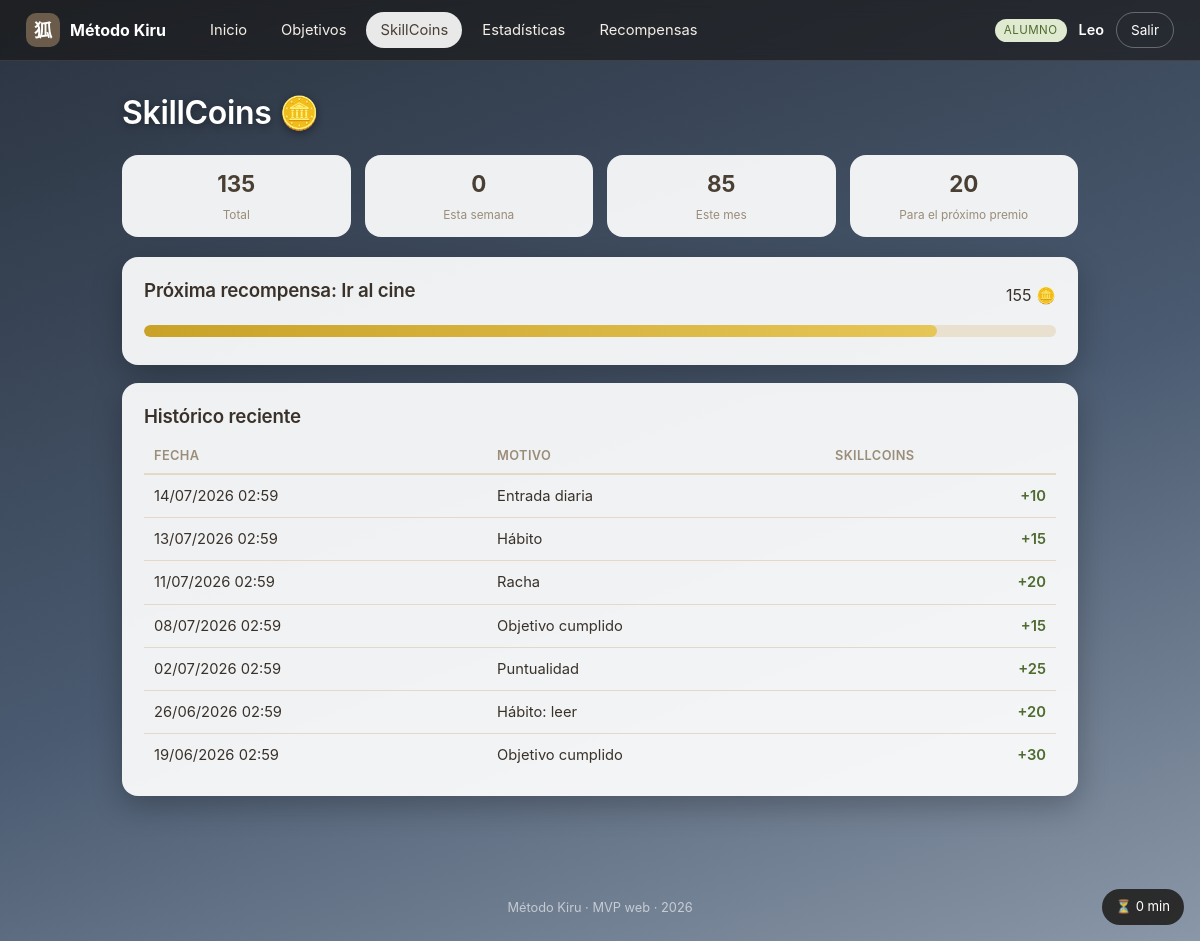
The page /alumno/skillcoins.php (signed in) on the database its author committed.
### tables this page shows
CREATE TABLE `usuarios` (
  `id` int(11) NOT NULL AUTO_INCREMENT,
  `username` varchar(50) NOT NULL,
  `password_hash` varchar(255) NOT NULL,
  `rol` enum('alumno','mentor','admin') NOT NULL,
  `nombre` varchar(100) NOT NULL,
  `creado_en` timestamp NOT NULL DEFAULT current_timestamp(),
  PRIMARY KEY (`id`),
  UNIQUE KEY `username` (`username`)
);

CREATE TABLE `recompensas` (
  `id` int(11) NOT NULL AUTO_INCREMENT,
  `alumno_id` int(11) NOT NULL,
  `titulo` varchar(255) NOT NULL,
  `costo` int(11) NOT NULL,
  `activa` tinyint(1) DEFAULT 1,
  `conseguida` tinyint(1) DEFAULT 0,
  PRIMARY KEY (`id`)
);

CREATE TABLE `skillcoins_log` (
  `id` int(11) NOT NULL AUTO_INCREMENT,
  `alumno_id` int(11) NOT NULL,
  `cantidad` int(11) NOT NULL,
  `motivo` varchar(255) DEFAULT NULL,
  `fecha` datetime DEFAULT current_timestamp(),
  PRIMARY KEY (`id`),
  KEY `alumno_id` (`alumno_id`,`fecha`)
);

### includes/functions.php (called while the page is built, shortened)
<?php
require_once __DIR__ . '/../config/db.php';
function e(?string $s): string
{
    return htmlspecialchars($s ?? '', ENT_QUOTES, 'UTF-8');
}
function url(string $path = ''): string
{
    return BASE_URL . '/' . ltrim($path, '/');
}
function asset(string $path): string
{
    $full = __DIR__ . '/../' . ltrim($path, '/');
    $v = @filemtime($full) ?: 1;
    return url($path) . '?v=' . $v;
}
function current_user(): ?array
{
    $stmt = db()->prepare('SELECT * FROM usuarios WHERE id = ?');
    $stmt->execute([$_SESSION['user_id']]);
    return $stmt->fetch() ?: null;
}
function require_login(array $roles = []): array
{
    $user = current_user();
    return $user;
}
function alumno_por_usuario(int $usuarioId): ?array
{
    $stmt = db()->prepare('SELECT * FROM alumnos WHERE usuario_id = ?');
    $stmt->execute([$usuarioId]);
    return $stmt->fetch() ?: null;
}
function sc_total(int $alumnoId): int
{
    $stmt = db()->prepare('SELECT COALESCE(SUM(cantidad),0) FROM skillcoins_log WHERE alumno_id = ?');
    $stmt->execute([$alumnoId]);
    return (int) $stmt->fetchColumn();
}
function sc_semana(int $alumnoId): int
{
    $stmt = db()->prepare(
        'SELECT COALESCE(SUM(cantidad),0) FROM skillcoins_log
         WHERE alumno_id = ? AND YEARWEEK(fecha,1) = YEARWEEK(CURDATE(),1)'
    );
    $stmt->execute([$alumnoId]);
    return (int) $stmt->fetchColumn();
}
function sc_mes(int $alumnoId): int
{
    $stmt = db()->prepare(
        'SELECT COALESCE(SUM(cantidad),0) FROM skillcoins_log
         WHERE alumno_id = ? AND YEAR(fecha)=YEAR(CURDATE()) AND MONTH(fecha)=MONTH(CURDATE())'
    );
    $stmt->execute([$alumnoId]);
    return (int) $stmt->fetchColumn();
}
function niveles_todos(): array
{
    return db()->query('SELECT * FROM niveles ORDER BY orden')->fetchAll();
}
function nivel_actual(array $alumno): array
{
    $niveles = niveles_todos();
    $total = sc_total((int) $alumno['id']);
    $actual = $niveles[0];
    foreach ($niveles as $n) {
        if ($total >= (int) $n['skillcoins_necesarias']) {
            $actual = $n;
        }
    }
    return $actual;
}

### config/db.php (called while the page is built, shortened)
<?php
function db(): PDO
{
    static $pdo = null;
    if ($pdo === null) {
        $dsn = 'mysql:host=' . DB_HOST . ';port=' . DB_PORT . ';dbname=' . DB_NAME . ';charset=utf8mb4';
        try {
            $pdo = new PDO($dsn, DB_USER, DB_PASS, [
                PDO::ATTR_ERRMODE            => PDO::ERRMODE_EXCEPTION,
                PDO::ATTR_DEFAULT_FETCH_MODE => PDO::FETCH_ASSOC,
                PDO::ATTR_EMULATE_PREPARES   => false,
            ]);
        } catch (PDOException $e) {
            die('<h2>Error de conexión a la base de datos.</h2>'
                . '<p>¿Has ejecutado <a href="' . BASE_URL . '/install.php">install.php</a>? '
                . '¿MySQL está encendido en XAMPP?</p>'
                . '<pre>' . htmlspecialchars($e->getMessage()) . '</pre>');
        }
    }
    return $pdo;
}

### includes/alumno_ctx.php (called while the page is built, shortened)
<?php
require_once __DIR__ . '/functions.php';
$user = require_login(['alumno']);
$alumno = alumno_por_usuario((int) $user['id']);
$alumno['nombre']   = $user['nombre'];
$alumno['username'] = $user['username'];
$nivel = nivel_actual($alumno);

### alumno/skillcoins.php (the view, shortened to what this page needs)
<?php
require_once __DIR__ . '/../includes/alumno_ctx.php';
require_once __DIR__ . '/../includes/layout.php';
$aid = (int) $alumno['id'];
$total  = sc_total($aid);
$semana = sc_semana($aid);
$mes    = sc_mes($aid);
$rc = db()->prepare('SELECT * FROM recompensas WHERE alumno_id = ? AND activa = 1 AND conseguida = 0 ORDER BY costo LIMIT 1');
$rc->execute([$aid]);
$recompensa = $rc->fetch();
$faltan = $recompensa ? max(0, (int)$recompensa['costo'] - $total) : 0;
$hist = db()->prepare('SELECT * FROM skillcoins_log WHERE alumno_id = ? ORDER BY fecha DESC LIMIT 20');
$hist->execute([$aid]);
$hist = $hist->fetchAll();
render_header('SkillCoins', 'alumno', $mundo, nav_alumno('skillcoins'));
?>
<h1 class="page-title">SkillCoins 🪙</h1>
<div class="coins-row big">
    <div class="coin-box"><span class="coin-num"><?= $total ?></span><span class="coin-lbl">Total</span></div>
    <div class="coin-box"><span class="coin-num"><?= $semana ?></span><span class="coin-lbl">Esta semana</span></div>
    <div class="coin-box"><span class="coin-num"><?= $mes ?></span><span class="coin-lbl">Este mes</span></div>
    <div class="coin-box"><span class="coin-num"><?= $faltan ?></span><span class="coin-lbl">Para el próximo premio</span></div>
</div>
<?php if ($recompensa): $pct = min(100, round($total / max(1,(int)$recompensa['costo']) * 100)); ?>
<div class="card">
    <div class="card-head"><h3>Próxima recompensa: <?= e($recompensa['titulo']) ?></h3><span><?= (int)$recompensa['costo'] ?> 🪙</span></div>
    <div class="progress"><div class="progress-fill gold" style="width:<?= $pct ?>%"></div></div>
</div>
<?php endif; ?>
<div class="card">
    <h3>Histórico reciente</h3>
    <table class="tabla">
        <thead><tr><th>Fecha</th><th>Motivo</th><th class="right">SkillCoins</th></tr></thead>
        <tbody>
            <?php foreach ($hist as $h): ?>
                <tr>
                    <td><?= e(date('d/m/Y H:i', strtotime($h['fecha']))) ?></td>
                    <td><?= e($h['motivo']) ?></td>
                    <td class="right <?= $h['cantidad'] < 0 ? 'neg' : 'pos' ?>"><?= ($h['cantidad'] >= 0 ? '+' : '') . (int)$h['cantidad'] ?></td>
                </tr>
            <?php endforeach; ?>
        </tbody>
    </table>
</div>
<?php render_footer(); ?>

### includes/layout.php (shortened to what this page needs)
<?php
require_once __DIR__ . '/functions.php';
function render_header(string $titulo, string $tema = 'panel', string $mundo = '', ?array $nav = null): void
{
    $user = current_user();
    $bodyClass = $tema === 'alumno' ? 'tema-alumno mundo-' . $mundo : 'tema-panel';
    ?>
<!DOCTYPE html>
<html lang="es">
<head>
    <link rel="stylesheet" href="<?= asset('assets/css/style.css') ?>">
</head>
<body class="<?= e($bodyClass) ?>">
<header class="topbar">
    <div class="brand">
        <span class="brand-mark">狐</span>
        <span class="brand-name"><?= e(APP_NAME) ?></span>
    </div>
    <?php if ($nav): ?>
    <nav class="mainnav">
        <?php foreach ($nav as $item): ?>
            <a href="<?= url($item[1]) ?>" class="<?= !empty($item[2]) ? 'active' : '' ?>"><?= e($item[0]) ?></a>
        <?php endforeach; ?>
    </nav>
    <?php endif; ?>
    <?php if ($user): ?>
    <div class="topbar-user">
        <span class="rolechip rol-<?= e($user['rol']) ?>"><?= e(ucfirst($user['rol'])) ?></span>
        <span class="uname"><?= e($user['nombre']) ?></span>
        <a class="btn-logout" href="<?= url('logout.php') ?>">Salir</a>
    </div>
    <?php endif; ?>
</header>
<main class="wrap">
<?php
}
function render_footer(): void
{
    ?>
</main>
<footer class="foot">Método Kiru · MVP web · <?= date('Y') ?></footer>
<?php if (!empty($GLOBALS['KIRU_USO'])):
    $uso = (int) $GLOBALS['KIRU_USO']['uso'];
    $max = (int) $GLOBALS['KIRU_USO']['max'];
    $ilim = $max <= 0; ?>
    <div class="uso-chip" id="usoChip" title="Tiempo de uso de hoy">
        ⏳ <span id="usoTexto"><?= $uso ?></span><?= $ilim ? ' min' : '/' . $max . ' min' ?>
    </div>
<?php endif; ?>
</body>
</html>
<?php
}

### rows shown on the page
usuarios: rol "ALUMNO", nombre "Leo"
recompensas: titulo "Ir al cine", costo "155"
skillcoins_log: fecha "14/07/2026 02:59", motivo "Entrada diaria", cantidad "10"
skillcoins_log: fecha "13/07/2026 02:59", motivo "Hábito", cantidad "15"
skillcoins_log: fecha "11/07/2026 02:59", motivo "Racha", cantidad "20"
skillcoins_log: fecha "08/07/2026 02:59", motivo "Objetivo cumplido", cantidad "15"
skillcoins_log: fecha "02/07/2026 02:59", motivo "Puntualidad", cantidad "25"
skillcoins_log: fecha "26/06/2026 02:59", motivo "Hábito: leer", cantidad "20"
skillcoins_log: fecha "19/06/2026 02:59", motivo "Objetivo cumplido", cantidad "30"

### other values the page prints
APP_NAME "Método Kiru"
$item[0] "Inicio"
$item[0] "Objetivos"
$item[0] "SkillCoins"
$item[0] "Estadísticas"
$item[0] "Recompensas"
$total "135"
$semana "0"
$mes "85"
$faltan "20"
$uso "0"
